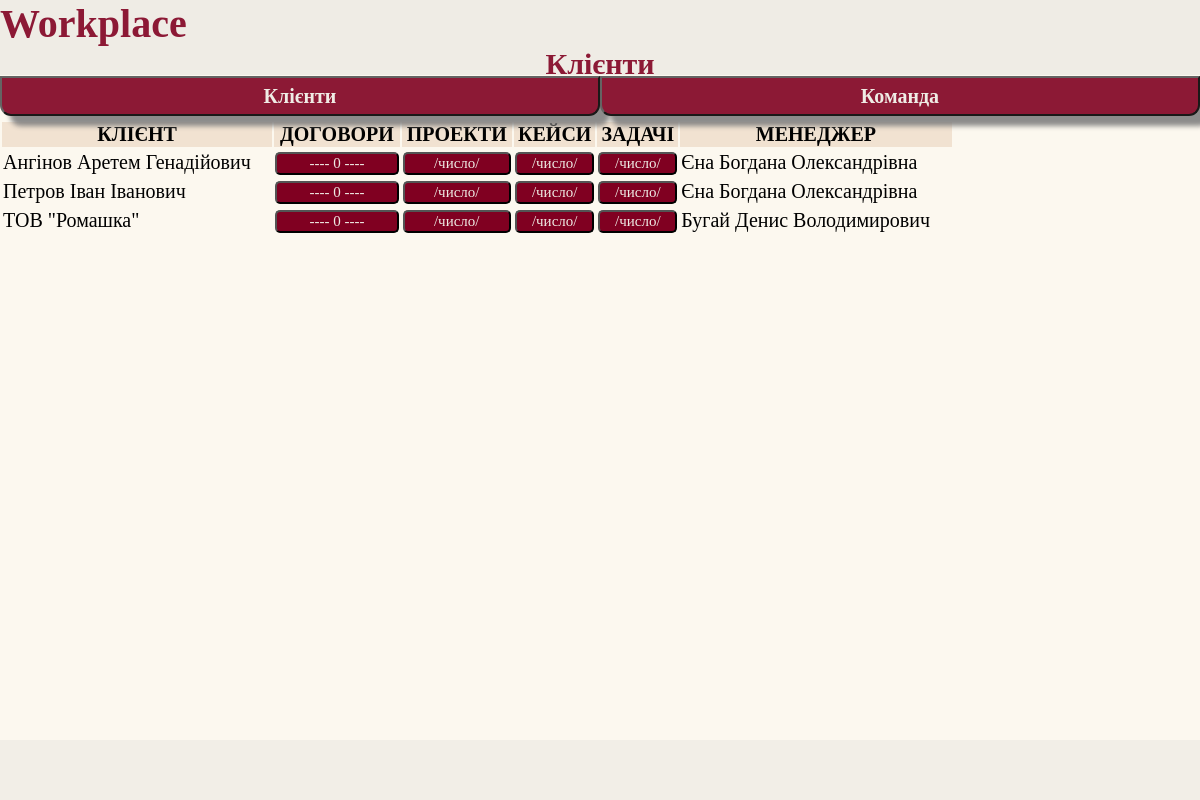
Page /Clients/ on the earlier database version.
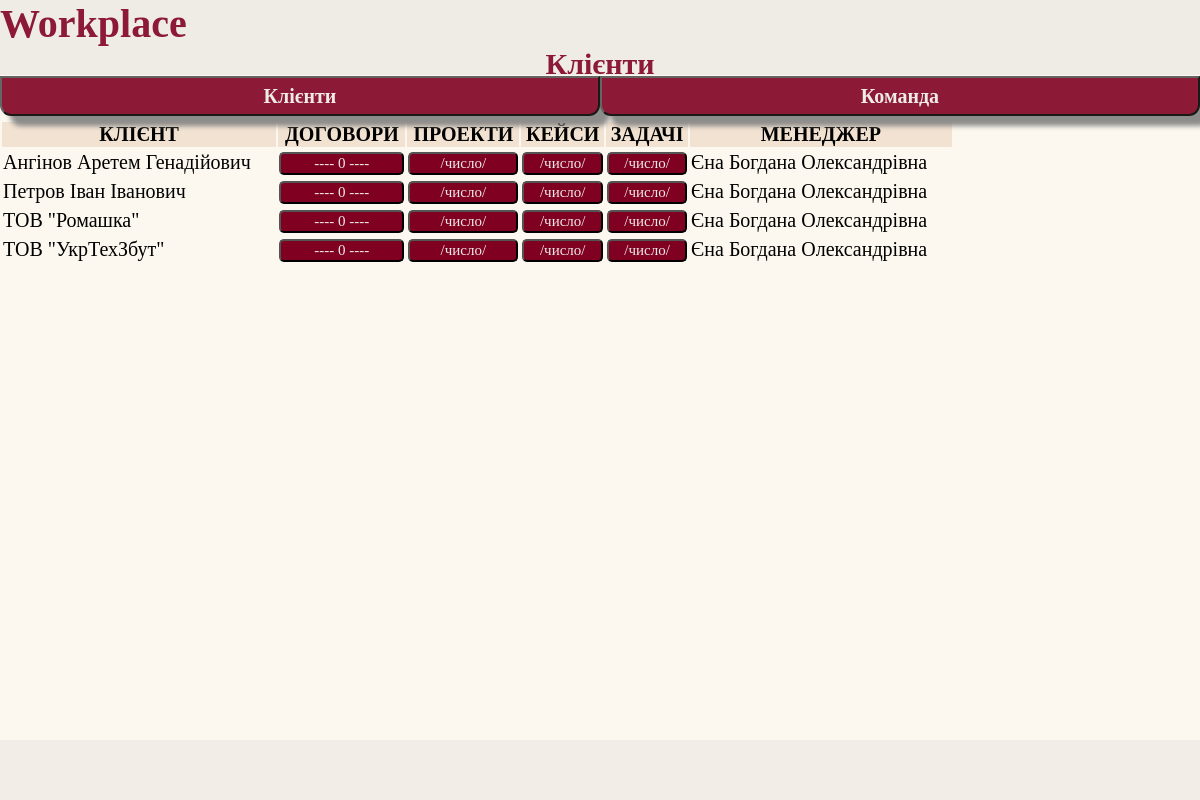
Same page on the later database version.
### Clients/models.py (models this page shows, shortened)
class ClientsInfo(models.Model):
    def renamed_foto_location(self, filename: str) -> str:
        filebase, extension = filename.split('.')
        filebase = slugify(f'{self.client_name}')
        return 'Clients/images/client_foto/%s.%s' % (filebase, extension)
    client_name = models.CharField(
        blank=False,
        db_column='client_name',
        help_text="Введіть ПІБ (для ФО) або найменування (для ЮО) клієнта",
        null=False,
        max_length=400,
        verbose_name="назва клієнта",)
    client_taxID = models.CharField(
        blank=True,
        db_column='client_taxID',
        help_text="Введіть РКНОПП (для ФО) або ЄДРПОУ (для ЮО) клієнта",
        max_length=15,
        verbose_name="реєстраційний номер клієнта клієнта",
        unique=True,)
    client_responsible_employee = models.ForeignKey(
        Employees.models.EmployeesInfo,
        on_delete=models.PROTECT,
        db_column='client_responsible_employee',
        verbose_name="відповідальний працівник",)
    client_legal_address = models.CharField(
        blank=False,
        db_column='client_legal_address',
        help_text="Введіть юридичну адресу клієнта (в форматі, що допустимий для процесуальних документів)",
        null=False,
        max_length=500,
        verbose_name="юридична адреса клієнта",)
    client_postal_address = models.CharField(
        blank=False,
        db_column='client_postal_address',
        help_text="Введіть поштову адресу клієнта (в форматі, що допустимий для процесуальних документів)",
        null=False,
        max_length=500,
        verbose_name="поштова адреса клієнта",)
    client_foto=models.ImageField(
        blank=True,
        db_column='client_foto',
        help_text="Завантажте фото клієнта (світлина, логотип, тощо)",
        null=True,
        verbose_name="фото клієнта",
        upload_to=renamed_foto_location)
    client_other_info = models.TextField(
        blank=True,
        db_column='client_other_info',
        verbose_name='Додаткова інформація про клієнта',)
    class Meta:
        ordering = ['client_name',]
        verbose_name = 'Клієнт'
        verbose_name_plural = 'Клієнти'
        db_table = 'ClientsInfo'

### Employees/models.py (models this page shows, shortened)
class EmployeesInfo(models.Model):
    def renamed_foto_location(self, filename: str) -> str:
        filebase, extension = filename.split('.')
        filebase = slugify(f'{self.last_name} {self.first_name} {self.patronymic}')
        return 'Employees/images/personal_foto/%s.%s' % (filebase, extension)
    def __str__(self):
        return f'{self.full_name}'
    last_name = models.CharField(
        blank=False,
        db_column='employee_last_name',
        help_text="Введіть прізвище працівника",
        null=False,
        max_length=200,
        validators=[Employees.validators.validator_name],
        verbose_name="прізвище",)
    first_name = models.CharField(
        blank=False,
        db_column='employee_first_name',
        help_text="Введіть ім'я працівника",
        null=False,
        max_length=200,
        validators=[Employees.validators.validator_name],
        verbose_name="ім'я",)
    patronymic = models.CharField(
        max_length=200,
        null=False,
        blank=False,
        verbose_name="по-батькові",
        help_text="Введіть по-батькові працівника",
        validators=[Employees.validators.validator_name],
        db_column='employee_patronymic')
    full_name = models.CharField(
        max_length=500,
        null=False,
        blank=False,
        verbose_name="ПІБ",
        db_column='employee_full_name',
        editable=False,
        unique=True)
    gender = models.CharField(
        max_length=10,
        verbose_name="стать",
        help_text="Оберіть стать працівника",
        db_column='employee_gender',
        default='Не визначено',
        choices=Employees.vocabularies.Gender.choices)
    birth_date = models.DateField(
        blank=True,
        verbose_name="дата народження",
        help_text="Оберіть дату народження працівника",
        validators=[VBworkspace.validators.validator_birth_date],
        db_column='employee_birth_date')
    position=models.CharField(
        max_length=100,
        null=False,
        blank=False,
        verbose_name="посада",
        help_text="Оберіть посаду, на якій перебуває працівник",
        db_column='employee_position',
        choices=Employees.vocabularies.Position.choices)
    foto=models.ImageField(
        blank=False,
        db_column='employee_foto',
        help_text="Завантажте фото працівника",
        null=True,
        verbose_name="фото",
        upload_to=renamed_foto_location)
    other_info = models.TextField(
        blank=True,
        verbose_name='Додаткова інформація',
        db_column='other_info',
    )
    class Meta:
        ordering = ['full_name',]
        verbose_name = 'Досьє працівника'
        verbose_name_plural = 'Досьє працівників'
        db_table = 'EmployeeInfo'

### Clients/views.py (the view)
# urls.py: path('', views.clients_mainlist, name='clients_mainlist'),
def clients_mainlist(request):
    clients = ClientsInfo.objects.all().order_by('client_name')
    agreements,activities = {}, {}
    for client in clients:
        agreements[client.pk] = ClientAgreements.objects.filter(client_id=client.pk)
    return render(request, 'Clients/1.2_clients_general.html', context={
        'clients' : clients,
        'agreements' : agreements})

### Clients/views.py (called while the page is built)
@register.filter
def get_item(dictionary, key):
    return dictionary.get(key)

### Clients/templates/Clients/1.2_clients_general.html (shortened to what this page needs)
{% extends "0_base_site.html" %}
{% block static %} rel="stylesheet" href='/../../static/styles/1_style_general.css'{% endblock %}
{% block page %} Клієнти {% endblock %}
{% block body %}
    <table>
      <tr>
        <th>Клієнт</th>
        <th>Договори</th>
        <th>Проекти</th>
        <th>Кейси</th>
        <th>Задачі</th>
        <th>Менеджер</th>
      </tr>
      {% for client in clients %}
        <tr>
          <td>
            <a href="{% url 'Clients:client_cv' client.id %}">{{client.client_name}}
          </td>
          <td>
            <button class="table_button">---- {{ agreements | get_item:client.id | length}} ----</button>
          </td>
          <td>
            <button class="table_button">/число/</button>
          </td>
          <td>
            <button class="table_button">/число/</button>
          </td>
          <td>
            <button class="table_button">/число/</button>
          </td>
          <td>
            <a href="{% url 'Employees:employee_cv' client.client_responsible_employee.id %}" class="cv_photo_href">
            {{client.client_responsible_employee}}
          </td>
        </tr>
      {% endfor %}
    </table>
{% endblock %}

### templates/0_base_site.html (shortened to what this page needs)
{% load static %}
<!DOCTYPE html>
<html lang="uk">
<head lang="uk" class='head'>
    <link {% block static %} rel="stylesheet" href="{% static 'style_general.css' %}"{% endblock %} >
    <div class="head" id="head_block">
        <div id="page_name_block">
            <h1>Workplace</h1>
            <h2 id="page_name">{% block page %}{% endblock %}</h2>
        </div>
        <nav class="head">
            <button onclick='location.href="{% url 'Clients:clients_mainlist' %}"'">Клієнти</button>
            <button onclick='location.href="{% url 'Employees:cv_general' %}"'">Команда</button>
        </nav>
    </div>
</head>
<body>
    {% block body %} {% endblock %}
</body>
<footer>
    <div id="footer">
    </div>
</footer>
</html>

### static/styles/1_style_general.css (style rules this page uses)
#head_block { background-color: var(--company_color); color: var(--company_bg_color); opacity: 90%; position: fixed; top: 0; height: 50px; width: 100%; margin-top: 0; margin-left: 0; padding-bottom: 25px; font-family: TitleFont, serif; font-size: 20px; display: inline-grid; z-index: 100; }
#page_name { width: 100%; height: 40px; margin-bottom: 20px; text-align: center; font-size: 30px; }
#page_name_block > * { margin: 0; }
nav { font-size: 0; }
nav > button { width: 50%; height: 40px; margin-top: -11px; background-color: var(--company_bg_color); color: var(--company_color); font-family: MainFont, serif; font-size: 20px; font-weight:bold; border-radius: 0 0 11px 11px ; transition:height 0.2s; transition-delay: 0.2s; cursor: pointer; box-shadow: 10px 10px 5px grey; }
body { background-color: var(--general_bg_color); margin-top: 100px; margin-left: 0; font-family: MainFont, serif; }
table { margin-top: 120px; font-size: 20px; width: 80%; border-color: 5px var(--company_bg_color); }
th { text-transform: uppercase; background-color: var(--table_header_color); }
.table_button { width: 100%; height: max-content; font-family: MainFont, serif; font-size: 15px; background-color: var(--company_bg_color); color: var(--company_color); border-radius: 5px; }
a:link, a:visited { font-family: TitleFont, serif; color: black; text-decoration: none; }
#footer { height: 60px; width: 100%; background-color: var(--company_color); opacity: 70%; position: fixed; bottom: 0; }

Differences in the rows shown:
changed ClientsInfo "ТОВ \"Ромашка\"": client_responsible_employee "Бугай Денис Володимирович" → "Єна Богдана Олександрівна"
added ClientsInfo: client_name "ТОВ \"УкрТехЗбут\"", id "0", client_responsible_employee "Єна Богдана Олександрівна"
